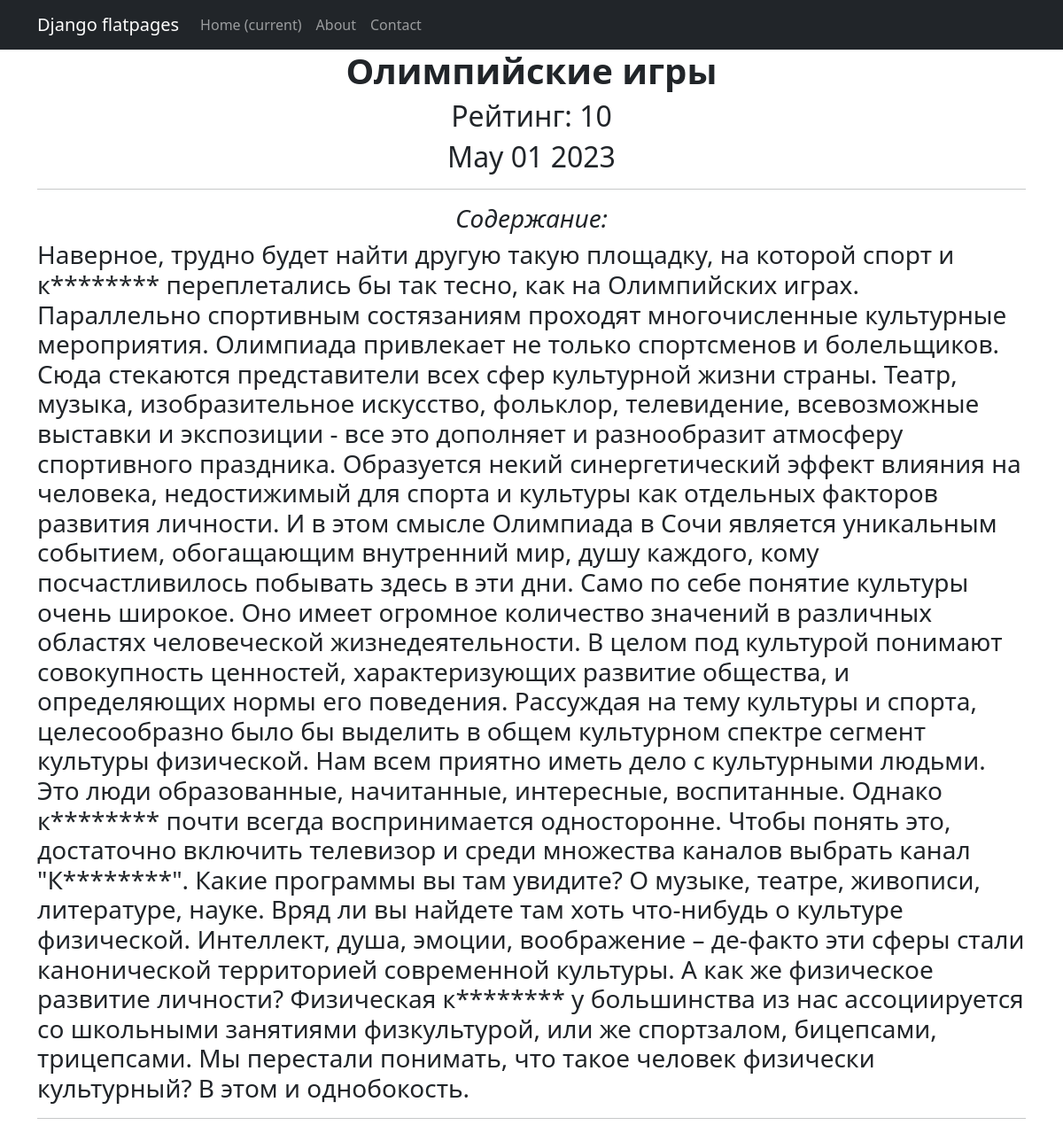
Page /news/4 on the committed database.
### NewsPortal/models.py (models this page shows, shortened)
class Post(models.Model):
    author = models.ForeignKey(Author, on_delete=models.CASCADE)
    type = models.CharField(max_length=7, choices=TYPE, default=news)
    time_in = models.DateTimeField(auto_now_add=True)
    categories = models.ManyToManyField(Category, through='PostCategory')
    title = models.CharField(max_length=255)
    text = models.TextField()
    rating = models.IntegerField(default=0)

### NewsPortal/views.py (the view)
# urls.py: path('<int:pk>', PostDetail.as_view(), name='post_detail'),
class PostDetail(DetailView):
    model = Post
    template_name = 'some_news.html'
    context_object_name = 'some_news'

### NewsPortal/templatetags/custom_filters.py (called while the page is built)
@register.filter()
def censor(value):
    for word in censored_word:
        if word.lower() in value.lower():
            value = value.replace(word[1:], '*' * len(word))
    return value

### templates/some_news.html (shortened to what this page needs)
{% extends 'flatpages/default.html' %}
{% load custom_filters %}
{% block content %}
<h1><b> {{ some_news.title}} </b></h1>
<h2> Рейтинг: {{some_news.rating}} </h2>
<h2> {{ some_news.time_in|date:'M d Y' }}</h2>
<hr>
<h3><em> Содержание: </em></h3>
<h3><p align="left"> {{ some_news.text|censor }} </p></h3>
<hr>
{% endblock content %}

### rows in the picture
Post: title "Олимпийские игры", rating "10", time_in "May 01 2023", text|censor "Наверное, трудно будет найти другую такую площадку, на которой спорт и к******** переплетались бы так тесно, как на Олимпийских играх. Параллельно спортивным состязаниям проходят многочисленные культурные мероприятия. Олимпиада привлекает не только спортсменов и болельщиков. Сюда стекаются представители всех сфер культурной жизни страны. Театр, музыка, изобразительное искусство, фольклор, телевидение, всевозможные выставки и экспозиции - все это дополняет и разнообразит атмосферу спортивного праздника. Образуется некий синергетический эффект влияния на человека, недостижимый для спорта и культуры как отдельных факторов развития личности. И в этом смысле Олимпиада в Сочи является уникальным…"
